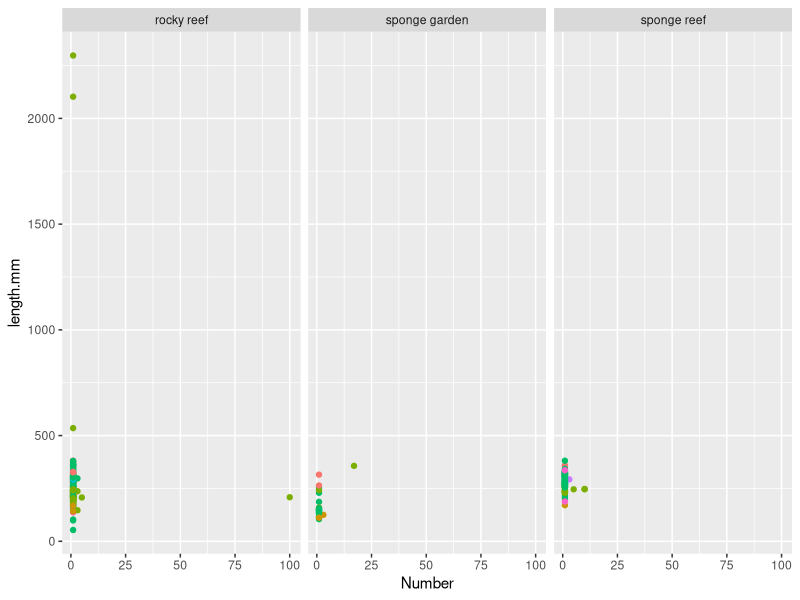
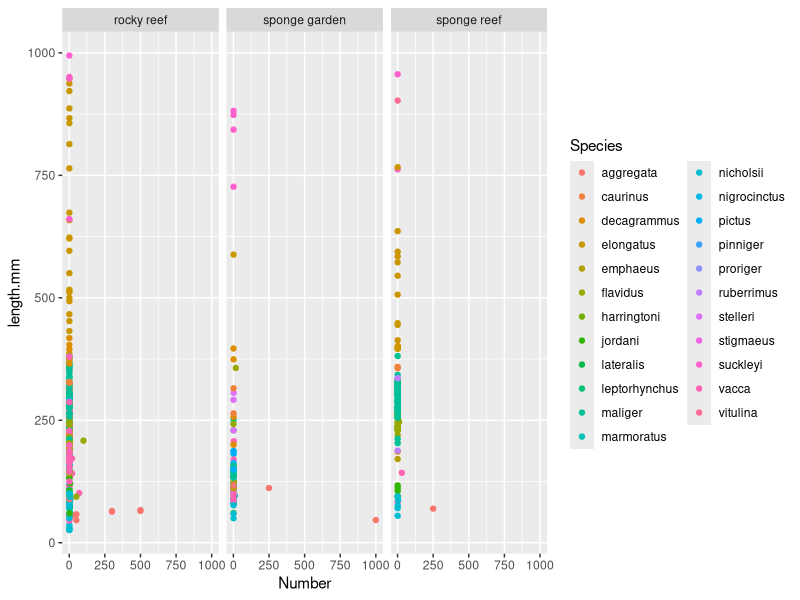
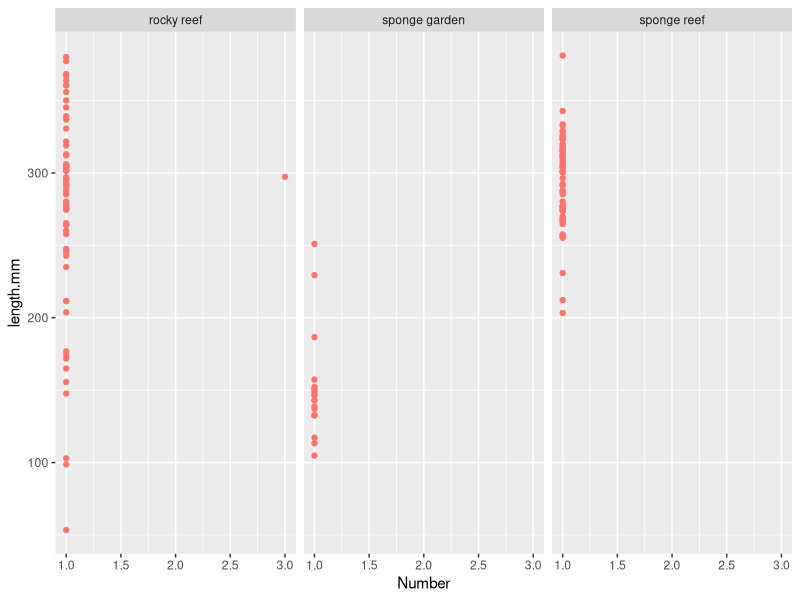
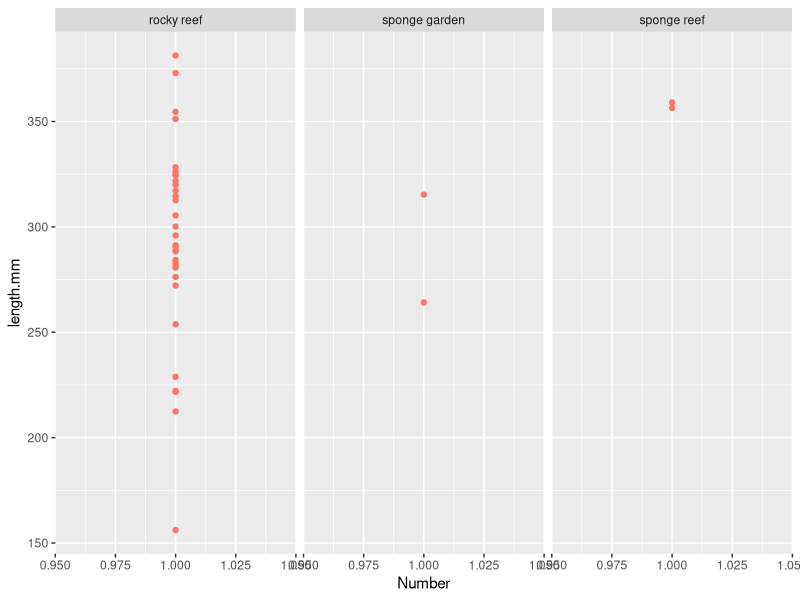
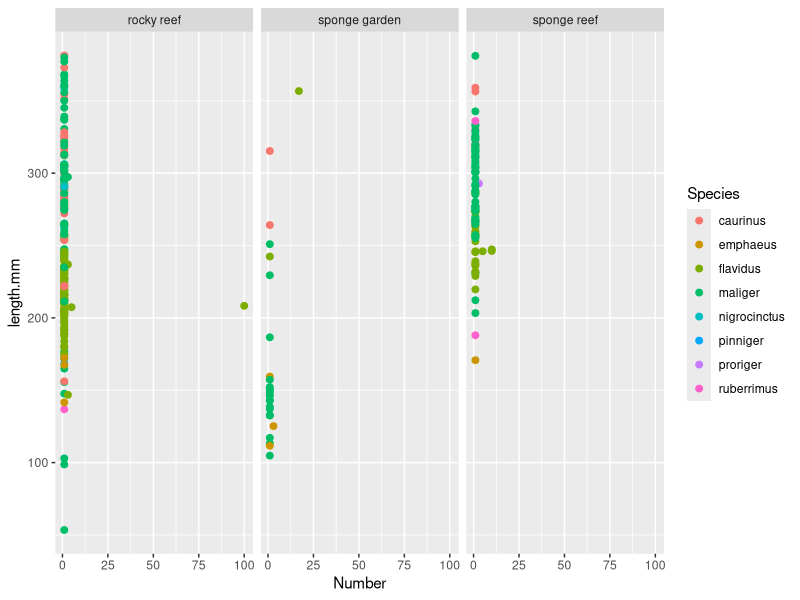
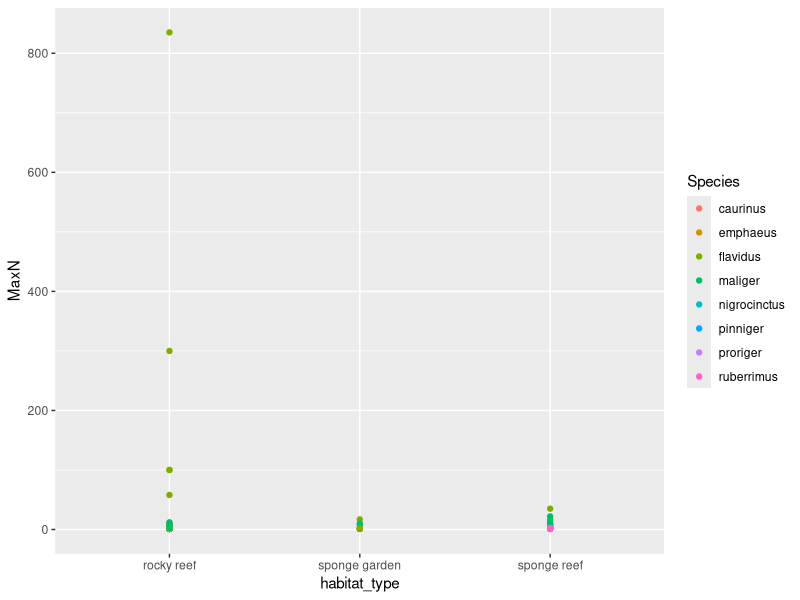
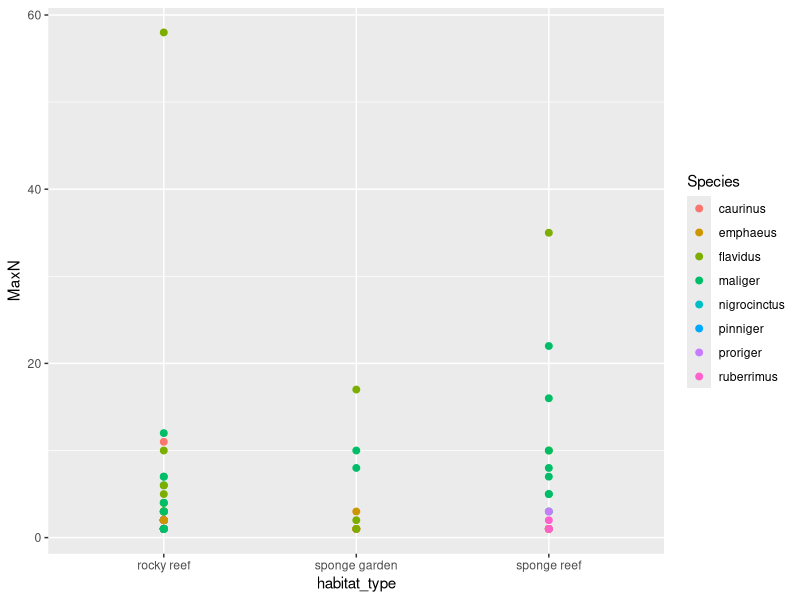
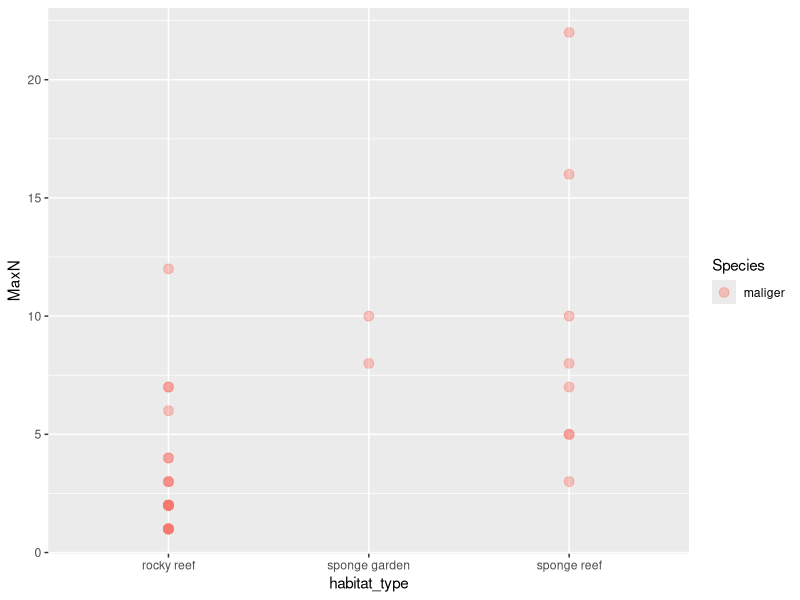

Recreate these plots in R, in order.
## ---- chunk 1
knitr::opts_chunk$set(echo = TRUE)
## ---- chunk 2
library(tidyverse)
measurements <- read_csv("bruvs_fish_lengths.csv")
surface <- read_csv("surface_measurement_comparison.csv")
abundance <-read_csv("MaxN.csv")
head(measurements)

# make a dataframe of just fish lengths

lengths <- measurements %>% drop_na(Species)

head(lengths)

# tidy up and check that lengths are correct

lengths %>% filter(Genus == "Sebastes") %>% ggplot() + geom_point(aes(Number, length.mm, colour = Species), show.legend = F) +
  facet_wrap(~habitat_type)

lengths %>% filter(length.mm >500) %>% select(Genus,Species,length.mm, OpCode) %>% print(n=39)

# clearly there are three rockfish that got mis-measured (three yellowtails probably becuase they are in schools and were far away) so we will remove them

lengths <- lengths %>% filter(!(Genus == "Sebastes" & length.mm > 500))

## ---- chunk 3
lengths %>% ggplot() + geom_point(aes(Number, length.mm, colour = Species), show.legend = T) +
  facet_wrap(~habitat_type)

lengths %>% filter(Species == "maliger") %>% ggplot() + geom_point(aes(Number, length.mm, colour = Species), show.legend = F) +
  facet_wrap(~habitat_type)

lengths %>% filter(Species == "caurinus") %>% ggplot() + geom_point(aes(Number, length.mm, colour = Species), show.legend = F) +
  facet_wrap(~habitat_type)

lengths %>% filter(Genus == "Sebastes") %>% ggplot() + geom_point(aes(Number, length.mm, colour = Species), cex = 2, show.legend = T) +
  facet_wrap(~habitat_type)

lengths %>% filter(length.mm >500) %>% select(Genus,Species,length.mm, OpCode) %>% print(n=39)

lengths %>% distinct(OpCode)

## ---- chunk 4
abundance


abundance %>% filter(Genus == "Sebastes") %>% ggplot() + geom_point(aes(habitat_type, MaxN, colour = Species), show.legend = T)

abundance %>% filter(Genus == "Sebastes") %>% filter(MaxN <100) %>% ggplot() + geom_point(aes(habitat_type, MaxN, colour = Species), cex = 2, show.legend = T)

abundance %>% filter(Species == "maliger") %>% ggplot() + geom_point(aes(habitat_type, MaxN, colour = Species), alpha = 0.4, size = 3, show.legend = T)

abundance %>% filter(Species == "caurinus") %>% ggplot() + geom_point(aes(habitat_type, MaxN, colour = Species), alpha = 0.4, size = 3, show.legend = T)

## ---- chunk 5

measurements 

current <- measurements %>% filter(is.na(Species))

## ---- chunk 6

surface

mean.surface <-surface %>% group_by(site) %>% summarise(mean.ratio = mean(ratio))

ggplot() + geom_point(data = mean.surface, aes(site, mean.ratio))
